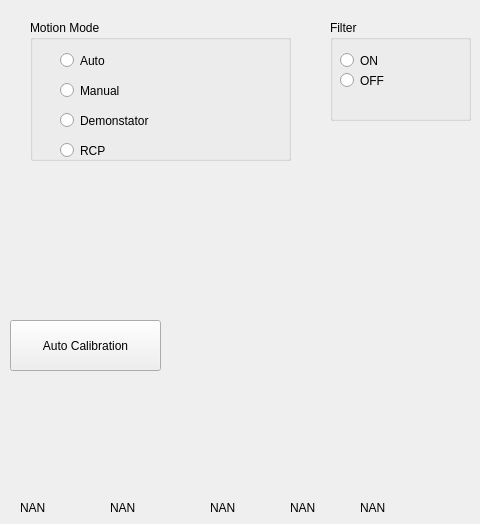
    <widget class="QWidget" name="BasicSetting">
     <attribute name="title">
      <string>Basic Setting</string>
     </attribute>
     <widget class="QPushButton" name="pushButton">
      <property name="geometry">
       <rect>
        <x>10</x>
        <y>320</y>
        <width>151</width>
        <height>51</height>
       </rect>
      </property>
      <property name="text">
       <string>Auto Calibration</string>
      </property>
     </widget>
     <widget class="QLabel" name="label_control_mode">
      <property name="geometry">
       <rect>
        <x>20</x>
        <y>500</y>
        <width>59</width>
        <height>15</height>
       </rect>
      </property>
      <property name="text">
       <string>NAN</string>
      </property>
     </widget>
     <widget class="QLabel" name="label_smooth_mode">
      <property name="geometry">
       <rect>
        <x>110</x>
        <y>500</y>
        <width>59</width>
        <height>15</height>
       </rect>
      </property>
      <property name="text">
       <string>NAN</string>
      </property>
     </widget>
     <widget class="QLabel" name="label_RCP_mode">
      <property name="geometry">
       <rect>
        <x>210</x>
        <y>500</y>
        <width>59</width>
        <height>15</height>
       </rect>
      </property>
      <property name="text">
       <string>NAN</string>
      </property>
     </widget>
     <widget class="QLabel" name="label_zero_set">
      <property name="geometry">
       <rect>
        <x>290</x>
        <y>500</y>
        <width>59</width>
        <height>15</height>
       </rect>
      </property>
      <property name="text">
       <string>NAN</string>
      </property>
     </widget>
     <widget class="QLabel" name="label_auto_calibration">
      <property name="geometry">
       <rect>
        <x>360</x>
        <y>500</y>
        <width>59</width>
        <height>15</height>
       </rect>
      </property>
      <property name="text">
       <string>NAN</string>
      </property>
     </widget>
     <widget class="QGroupBox" name="groupBox_11">
      <property name="geometry">
       <rect>
        <x>30</x>
        <y>20</y>
        <width>261</width>
        <height>141</height>
       </rect>
      </property>
      <property name="title">
       <string>Motion Mode</string>
      </property>
      <widget class="QRadioButton" name="radioButton_auto">
       <property name="geometry">
        <rect>
         <x>30</x>
         <y>30</y>
         <width>100</width>
         <height>21</height>
        </rect>
       </property>
       <property name="text">
        <string>Auto</string>
       </property>
      </widget>
      <widget class="QRadioButton" name="radioButton_manual">
       <property name="geometry">
        <rect>
         <x>30</x>
         <y>60</y>
         <width>100</width>
         <height>21</height>
        </rect>
       </property>
       <property name="text">
        <string>Manual</string>
       </property>
      </widget>
      <widget class="QRadioButton" name="radioButton_demonstrator">
       <property name="geometry">
        <rect>
         <x>30</x>
         <y>90</y>
         <width>100</width>
         <height>21</height>
        </rect>
       </property>
       <property name="text">
        <string>Demonstator</string>
       </property>
      </widget>
      <widget class="QRadioButton" name="radioButton_RCP">
       <property name="geometry">
        <rect>
         <x>30</x>
         <y>120</y>
         <width>100</width>
         <height>21</height>
        </rect>
       </property>
       <property name="text">
        <string>RCP</string>
       </property>
      </widget>
     </widget>
     <widget class="QGroupBox" name="groupBox_8">
      <property name="geometry">
       <rect>
        <x>330</x>
        <y>20</y>
        <width>141</width>
        <height>101</height>
       </rect>
      </property>
      <property name="title">
       <string>Filter</string>
      </property>
      <widget class="QRadioButton" name="radioButton_filter_on">
       <property name="geometry">
        <rect>
         <x>10</x>
         <y>30</y>
         <width>100</width>
         <height>21</height>
        </rect>
       </property>
       <property name="text">
        <string>ON</string>
       </property>
      </widget>
      <widget class="QRadioButton" name="radioButton_filter_off">
       <property name="geometry">
        <rect>
         <x>10</x>
         <y>50</y>
         <width>100</width>
         <height>21</height>
        </rect>
       </property>
       <property name="text">
        <string>OFF</string>
       </property>
      </widget>
     </widget>
    </widget>
